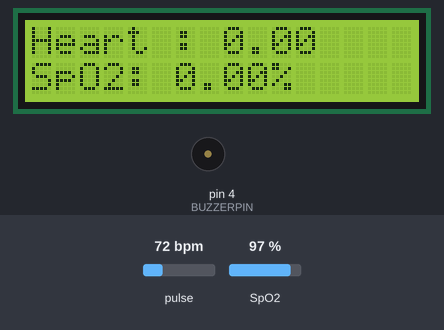
Simulated run of this sketch. Board: Arduino Uno, built with avr-gcc and run on an emulated ATmega328P. On the bench: 16×2 character LCD, buzzer (waves = sounding, pin HIGH). Inputs (shaded band) come from the test bench; at power-on: pulse 72 bpm, SpO2 97 %. The modem accepts every AT command (registered, SIM ready, sends succeed) and sends nothing else; what the sketch prints to the serial monitor is not drawn.

Above: at 8.2 s.
8.3 s: pulse set to 70 bpm
At 10.3 s:
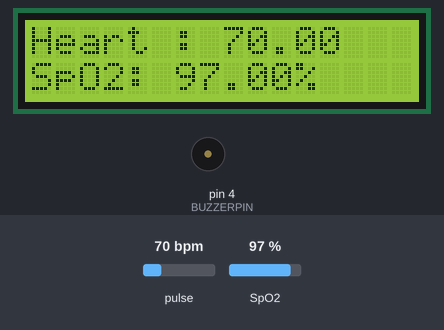
10.6 s: SpO2 set to 100 %
At 11.7 s:
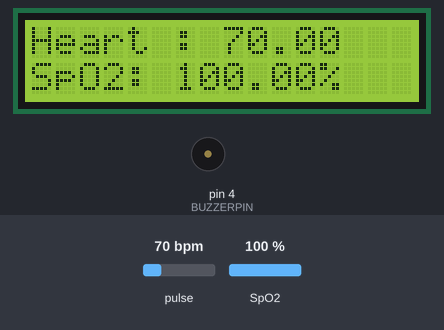
13.6 s: pulse set to 100 bpm
At 15.7 s:
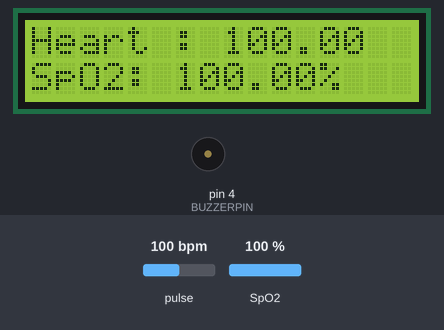
16.2 s: SpO2 set to 80 %
At 17.3 s:
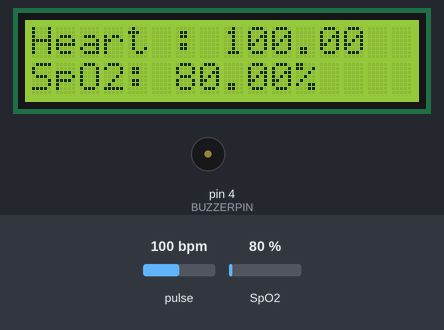
Timing chart, 0 to 19.2 s (numbered marks = the images above; inputs shaded):
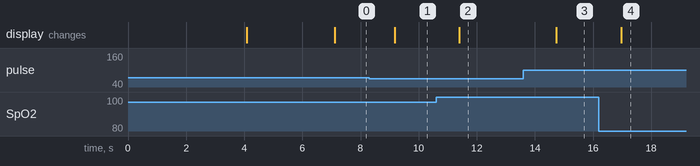

Measured:
- after the input at 8.3 s, the display: changes after 0.88 s (image 1)
- after the input at 10.6 s, the display: changes after 0.80 s (image 2)
- after the input at 13.6 s, the display: changes after 1.1 s (image 3)
- after the input at 16.2 s, the display: changes after 0.77 s (image 4)

The sketch:

arduino_transmiss.ino
```cpp
#include <LiquidCrystal_I2C.h>  //#include < Wire .h> we are removing this because it is already added in liquid crystal library
#include "MAX30100_PulseOximeter.h"

#include <SoftwareSerial.h>
#define Rx 2
#define Tx 3
#define BUZZERPIN 4

SoftwareSerial mySerial(2, 3);


//giao tiep voi sim800l

SoftwareSerial sim800l(10, 11);


// Create the lcd object address 0x27 and 16 columns x 2 rows
LiquidCrystal_I2C lcd(0x27, 16, 2);  //we can find the address through I2C address scanner

#define REPORTING_PERIOD_MS 1000

PulseOximeter pox;
uint32_t tsLastReport = 0;

int count = 0;

// void Sendmsg() {
//   sim800l.println("AT+CMGF=1");  // Configuring TEXT mode
//   delay(25);

//   sim800l.println("AT+CMGS=\"+84363350371\"");
//   delay(25);

//   sim800l.print("Nhip tim qua cao:");
//   sim800l.print(heartbeat);  //text content
//   delay(25);
//   //updateSerial();
//   sim800l.write(26);
// }

void onBeatDetected() {
  Serial.println("Beat!");

  //Sendmsg();
}

void setup() {
  Serial.begin(115200);
  mySerial.begin(115200);


  // setup module Sim
  sim800l.begin(115200);
  delay(1000);


  sim800l.println("AT+CMGF=1");  // Configuring TEXT mode
  delay(1000);

  sim800l.println("AT+CMGS=\"+84363350371\"");
  delay(1000);
  sim800l.print("The user is preparing for a health check");  //text content
  delay(1000);
  sim800l.write(26);

  // Setup buzzer
  pinMode(BUZZERPIN, OUTPUT);  // Thiết lập pin của buzzer là OUTPUT

  // Init
  Serial.print("Initializing pulse oximeter..");
  lcd.init();
  lcd.backlight();
  lcd.print("Initializing...");
  delay(3000);
  lcd.clear();

  // Initialize the PulseOximeter instance
  // Failures are generally due to an improper wiring, missing power supply
  if (!pox.begin()) {
    Serial.println("FAILED");
    for (;;);
  } else {
    Serial.println("SUCCESS");
  }


  pox.setIRLedCurrent(MAX30100_LED_CURR_7_6MA);

  // Register a callback for the beat detection
  pox.setOnBeatDetectedCallback(onBeatDetected);
}

void loop() {
  // Make sure to call update as fast as possible
  pox.update();
  if (millis() - tsLastReport > REPORTING_PERIOD_MS) {

    float heartbeat = pox.getHeartRate();
    float concentration = pox.getSpO2();


    // Tạo chuỗi chứa các giá trị đọc được
    String dataString = String(heartbeat) + "," + String(concentration);

    // Gửi chuỗi qua giao thức UART đến ESP8266
    mySerial.println(dataString);

    // In chuỗi ra Serial Monitor để kiểm tra
    //Serial.println(dataString);


    lcd.clear();
    lcd.setCursor(0, 0);
    lcd.print("Heart : ");
    lcd.print(heartbeat);


    lcd.setCursor(0, 1);
    lcd.print("SpO2: ");
    lcd.print(concentration);
    lcd.print("%");
    if (heartbeat > 60) {
      // digitalWrite(BUZZERPIN, HIGH);
      Serial.print("Warning");
      Serial.println(heartbeat);
        sim800l.println("AT+CMGF=1");  // Configuring TEXT mode
  delay(25);

  sim800l.println("AT+CMGS=\"+84363350371\"");
  delay(25);

  sim800l.print("Nhip tim qua cao:");
  sim800l.print(heartbeat);  //text content
  delay(25);
  //updateSerial();
  sim800l.write(26);
    }
    // else{
    //   digitalWrite(BUZZERPIN, LOW);

    // }


    tsLastReport = millis();
  }
}
```
